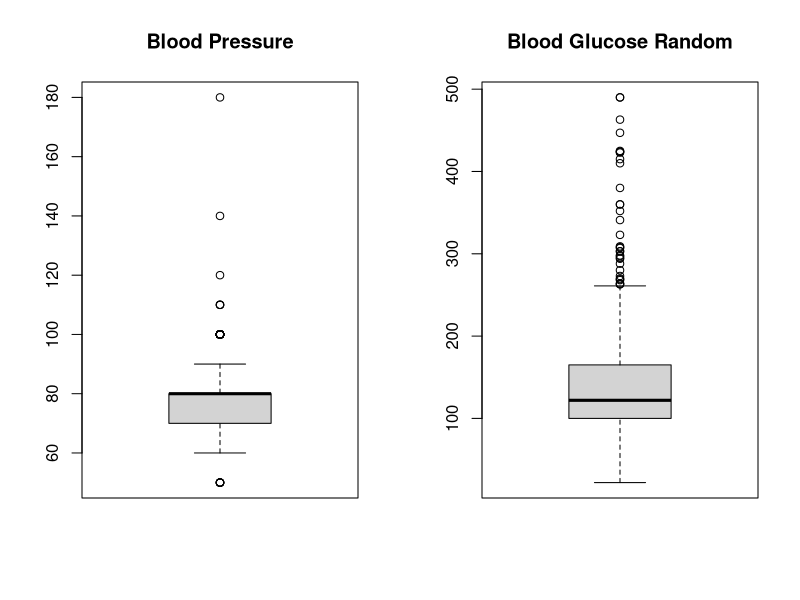
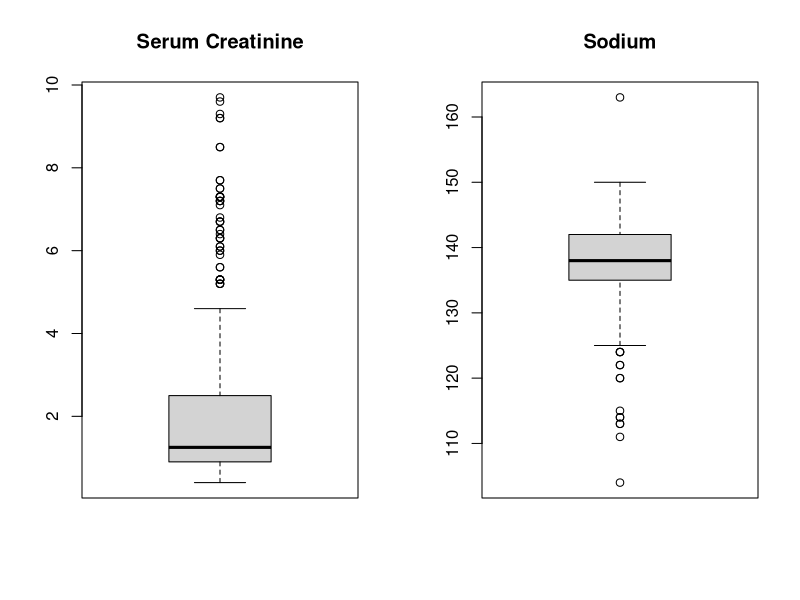
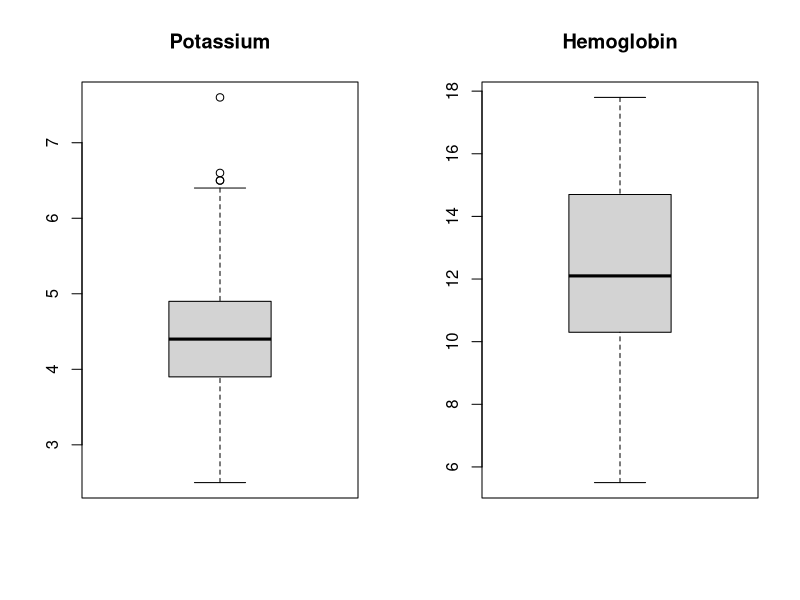
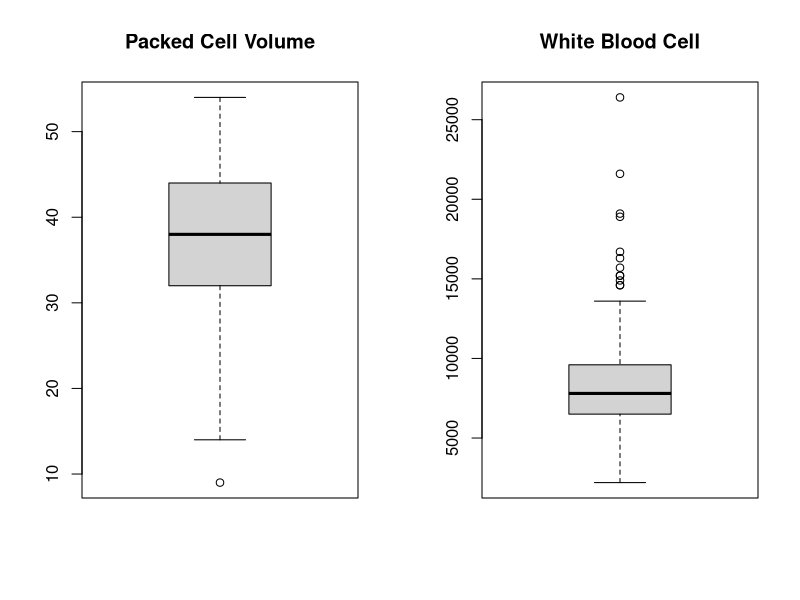
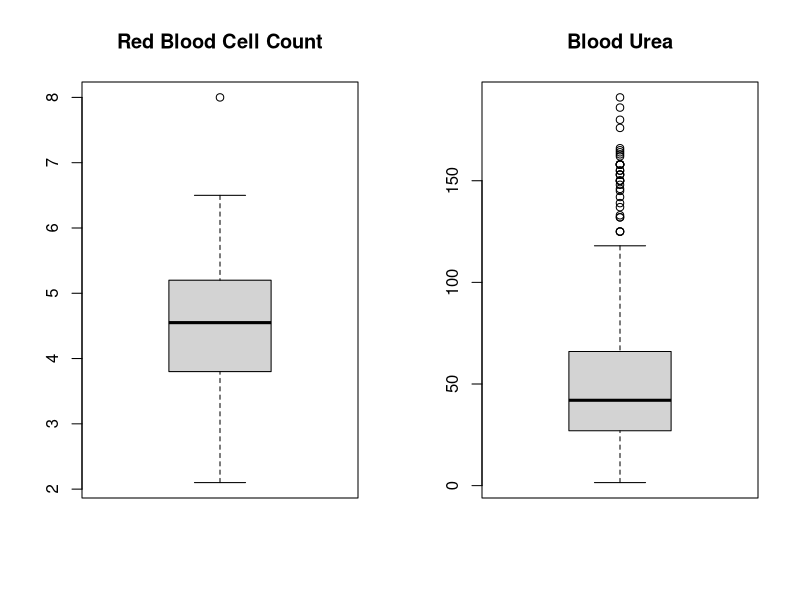
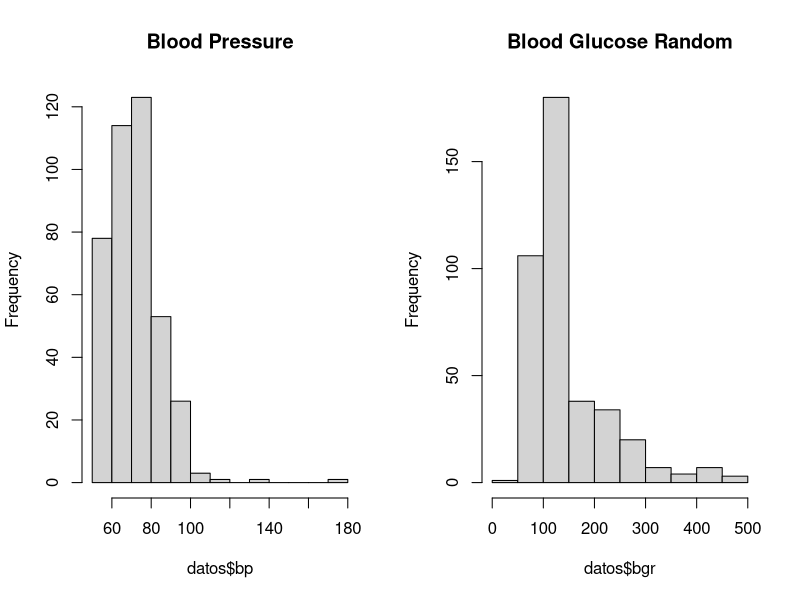
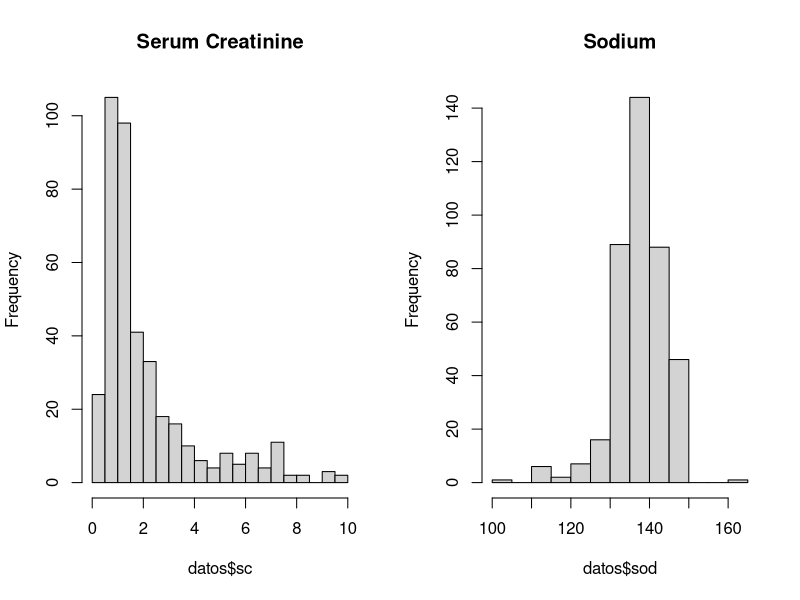
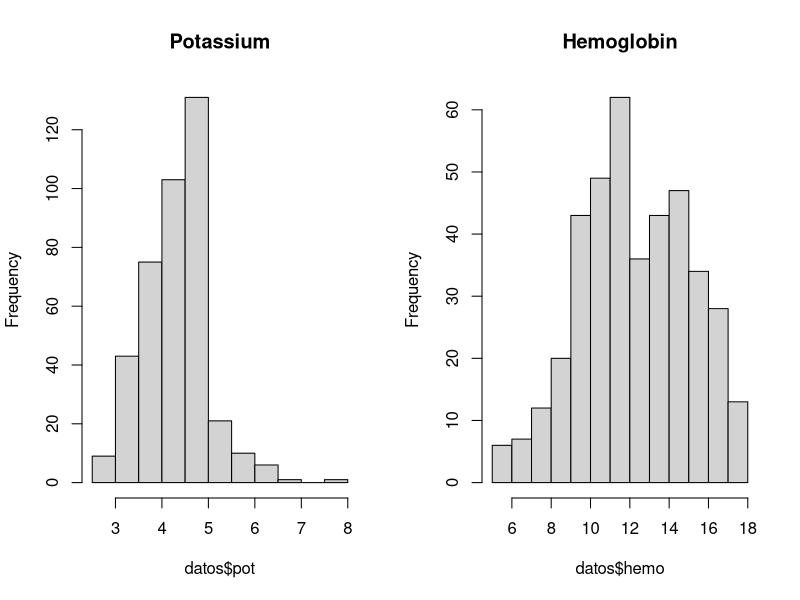

Source code (R) for these figures, in order: (Note: this script raises an error after producing the figures.)
## ---- chunk 1
knitr::opts_chunk$set(echo = TRUE)
## ---- chunk 2
library(readr)
## ---- chunk 3
datos<-read.csv("data/kidney_disease_clean_2.csv",sep=",",header = TRUE)

## ---- chunk 4
str(datos)
## ---- chunk 5
table(datos$classification)
## ---- chunk 6
par(mfrow=c(1,2))
boxplot(datos$bp,main='Blood Pressure')
boxplot(datos$bgr,main='Blood Glucose Random')

par(mfrow=c(1,2))
boxplot(datos$sc,main='Serum Creatinine')
boxplot(datos$sod,main='Sodium')

par(mfrow=c(1,2))
boxplot(datos$pot,main='Potassium')
boxplot(datos$hemo,main='Hemoglobin')

par(mfrow=c(1,2))
boxplot(datos$pcv,main='Packed Cell Volume')
boxplot(datos$wc,main='White Blood Cell')

par(mfrow=c(1,2))
boxplot(datos$rc,main='Red Blood Cell Count')
boxplot(datos$bu,main='Blood Urea')
summary(datos)
## ---- chunk 7
values_bp<-boxplot.stats(datos$bp)$out
cat("Valores extremos de Blood Pressure :",toString(values_bp), "\n")

values_bgr<-boxplot.stats(datos$bgr)$out
cat("Valores extremos de Blood Glucose Random :",toString(values_bgr), "\n")

values_sc<-boxplot.stats(datos$sc)$out
cat("Valores extremos de Serum Creatinine :",toString(values_sc), "\n")

values_sod<-boxplot.stats(datos$sod)$out
cat("Valores extremos de Sodium :",toString(values_sod), "\n")

values_pot<-boxplot.stats(datos$pot)$out
cat("Valores extremos de Potassium :",toString(values_pot), "\n")

values_hemo<-boxplot.stats(datos$hemo)$out
cat("Valores extremos de Hemoglobin :",toString(values_hemo), "\n")

values_pcv<-boxplot.stats(datos$pcv)$out
cat("Valores extremos de Packed Cell Volume :",toString(values_pcv), "\n")

values_wc<-boxplot.stats(datos$wc)$out
cat("Valores extremos de White Blood Cell :",toString(values_wc), "\n")

values_rc<-boxplot.stats(datos$rc)$out
cat("Valores extremos de Red Blood Cell Count :",toString(values_rc), "\n")

values_bu<-boxplot.stats(datos$bu)$out
cat("Valores extremos de Blood Urea :",toString(values_bu), "\n")
## ---- chunk 8
#HISTOGRAMAS
#=========================
par(mfrow=c(1,2))
hist(datos$bp,breaks=15,main='Blood Pressure')
hist(datos$bgr,breaks=15,main='Blood Glucose Random')

par(mfrow=c(1,2))
hist(datos$sc,breaks=15,main='Serum Creatinine')
hist(datos$sod,breaks=15,main='Sodium')

par(mfrow=c(1,2))
hist(datos$pot,breaks=15,main='Potassium')
hist(datos$hemo,breaks=15,main='Hemoglobin')

par(mfrow=c(1,2))
hist(datos$pcv,breaks=15,main='Packed Cell Volume')
hist(datos$wc,breaks=15,main='White Blood Cell')

par(mfrow=c(1,2))
hist(datos$rc,breaks=15,main='Red Blood Cell Count')
hist(datos$bu,breaks=15,main='Blood Urea')



## ---- chunk 9

par(mfrow=c(1,2))
#Specific Gravity
###################

datos$sg<-as.factor(datos$sg)
plot(datos$sg, main="Specific Gravity", ylab="Frecuencia", col=c("gray","green"))
#Albumin
#############
datos$al<-as.factor(datos$al)
plot(datos$al, main="Albumin", ylab="Frecuencia", col=c("gray","pink"))


par(mfrow=c(1,2))
#Sugar
########

datos$su<-as.factor(datos$su)
plot(datos$su, main="Sugar", ylab="Frecuencia", col=c("gray","pink"))

#Red Blood Cells
################

datos$rbc<-as.factor(datos$rbc)
plot(datos$rbc, main="Red Blood Cells", ylab="Frecuencia", col=c("gray","green"))

par(mfrow=c(1,2))
#Pus Cell 
#########
plot(datos$pc, main="Pus Cell ", ylab="Frecuencia", col=c("gray","pink"))

#Pus Cell clumps
################
plot(datos$pcc, main="Pus Cell clumps ", ylab="Frecuencia", col=c("gray","green"))

par(mfrow=c(1,2))
#Bacteria 
#########
plot(datos$ba, main="Bacteria ", ylab="Frecuencia", col=c("gray","pink"))

#Hypertension
################
plot(datos$htn, main="Hypertension ", ylab="Frecuencia", col=c("gray","green"))


par(mfrow=c(1,2))
#Diabetes Mellitus
#########
plot(datos$dm, main="Diabetes Mellitus", ylab="Frecuencia", col=c("gray","pink"))

#Coronary Artery Disease
########################
plot(datos$cad, main="Coronary Artery Disease", ylab="Frecuencia", col=c("gray","green"))


par(mfrow=c(1,3))
#.Appetite
#########
plot(datos$appet, main="Appetite", ylab="Frecuencia", col=c("gray","pink"))

#Pedal Edema
############
plot(datos$pe, main="Pedal Edema", ylab="Frecuencia", col=c("gray","green"))

#Anemia
############
plot(datos$ane, main="Anemia", ylab="Frecuencia", col=c("gray","orange"))
## ---- chunk 10
par(mfrow=c(1,2))
plot(density(datos$sc),main="Density")
qqnorm(datos$sc)
## ---- chunk 11
shapiro.test(datos$sc)
## ---- chunk 12
par(mfrow=c(1,2))
plot(density(datos$sod),main="Density")
qqnorm(datos$sod)
shapiro.test(datos$sod)

## ---- chunk 13
par(mfrow=c(1,2))
plot(density(datos$pot),main="Density")
qqnorm(datos$pot)
shapiro.test(datos$pot)

## ---- chunk 14
par(mfrow=c(1,2))
plot(density(datos$rc),main="Density")
qqnorm(datos$rc)
shapiro.test(datos$rc)
## ---- chunk 15
fligner.test(hemo ~ htn, data = datos)
## ---- chunk 16
n<-nrow(datos)
me<-mean(datos$sc)
me
s<- sd(datos$sc)
s
t<-qt(0.025,399)
t
es<-s/sqrt(n)
es

i1=me-(t*es)
i2=me+(t*es) 
i1
i2

## ---- chunk 17
tt<-t.test( datos$sc, conf.level=0.95 )
tt
## ---- chunk 18
sc_condm<- datos$sc[datos$dm=='yes']
sc_sindm<- datos$sc[datos$dm=='no']
var.test(sc_condm,sc_sindm)
## ---- chunk 19
wilcox.test(datos$sc~datos$dm,alt="greater")
## ---- chunk 20
#Estimacion del modelo

model<- lm(rc~hemo, data=datos)
summary(model)
## ---- chunk 21
#Nivel 0
#########
al_0 <- which(datos$al==0 )
data_0=datos[al_0,]
dim(data_0)

#Nivel 1
#########
al_1 <- which(datos$al==1 )
data_1=datos[al_1,]
dim(data_1)

#Nivel 2
#########
al_2 <- which(datos$al==2 )
data_2=datos[al_2,]
dim(data_2)

#Nivel 3
#########
al_3 <- which(datos$al==3 )
data_3=datos[al_3,]
dim(data_3)

#Nivel 4
#########
al_4 <- which(datos$al==4 )
data_4=datos[al_4,]
dim(data_4)

#Nivel 5
#########
al_5 <- which(datos$al==5 )
data_5=datos[al_5,]
dim(data_5)

## ---- chunk 22
model_0<- lm(rc~hemo, data=data_0)
summary(model_0)

model_1<- lm(rc~hemo, data=data_1)
summary(model_1)

model_2<- lm(rc~hemo, data=data_2)
summary(model_2)

model_3<- lm(rc~hemo, data=data_3)
summary(model_3)

model_4<- lm(rc~hemo, data=data_4)
summary(model_4)

model_5<- lm(rc~hemo, data=data_5)
summary(model_5)
## ---- chunk 23
par(mfrow=c(1,2))
boxplot(datos$hemo~datos$al, main="hemo~al")
boxplot(datos$rc~datos$al, main="rc~al")
